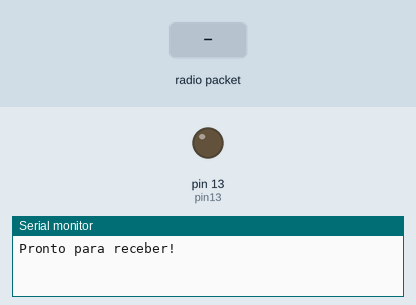
This sketch was run on a simulated Arduino Uno, built with avr-gcc and run on an emulated ATmega328P. On the bench: output pins drawn as LEDs (lit = HIGH), the last lines printed to the serial monitor. The test bench sets the inputs (shaded band). No radio packets arrive unless stated.

Above: at 1.2 s.
1.3 s: radio packet "I" arrives
At 1.9 s:
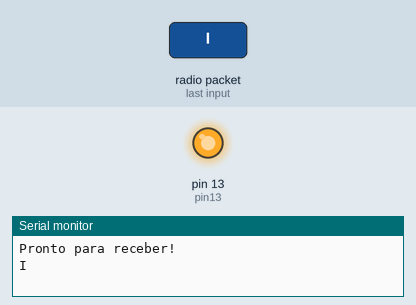
Timing chart, 0 to 12.8 s (numbered marks = the images above; inputs shaded):
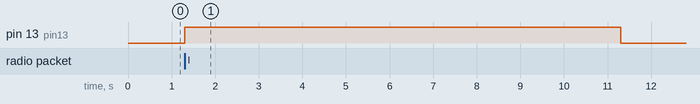

The sketch:

sketch_aug02b.ino
```cpp
#include <RH_ASK.h>
#include <SPI.h>
const byte pin13=13;
RH_ASK driver;
void setup () {
  Serial.begin(115200);
  pinMode(pin13,OUTPUT);
  if (!driver.init()){
    Serial.println("Erro na carga do driver!");
  }
  else{
    Serial.println("Pronto para receber!");
  }
}

void loop () {
  uint8_t buf[RH_ASK_MAX_MESSAGE_LEN]; // Armazena a mensagem recebida
  uint8_t buflen = sizeof(buf); // Armazena o tamanho da mensagem
  if (driver.recv(buf, &buflen)) { // Checa se chegou algo. Recepciona pelo pino 11(válido para o Arduino)
    Serial.println((char *)buf);
    if ((char)buf[0]=='I' ){
      digitalWrite(pin13,HIGH);
      delay(10000);
    }
    digitalWrite(pin13,LOW);
  }
}
```

Measured:
- after the input at 1.3 s, pin 13 (pin13): LOW → HIGH at once, → LOW 10.0 s later
